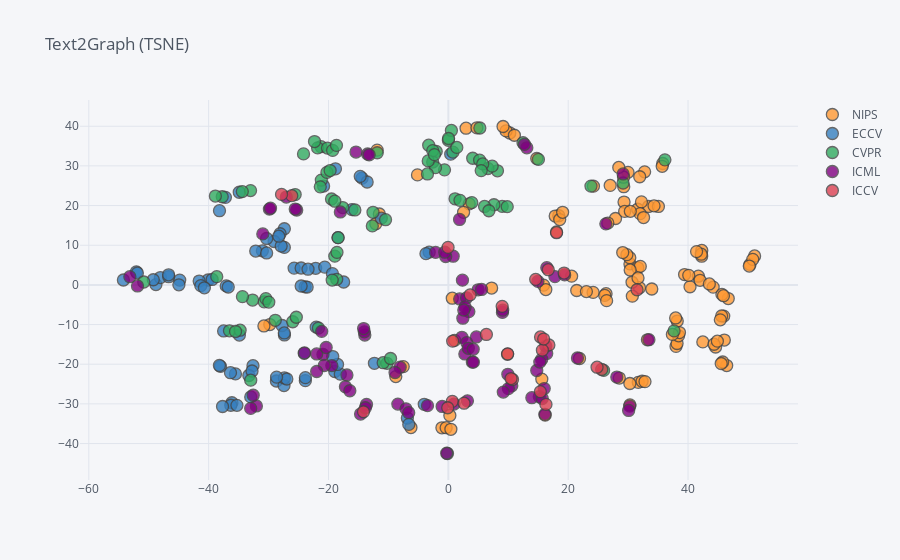

Notebook source saved alongside this figure:
### Markdown cell above
## Visualizing Embeddings of Single Modalities

### Code cell
### Text2Graph
emb,meta=load_emb_data('t2g')
visualize(emb,meta,method='TSNE',dim=2, n_iter=500, title='Text2Graph (TSNE)')

### Figure 1 — Plotly figure (JSON) as saved in the notebook; plotly's stock layout.template omitted (floating-point values rounded to 4 significant figures)
{"data": [{"marker": {"color": "rgba(255, 153, 51, 1.0)", "line": {"width": 1.3}, "opacity": 0.8, "size": 12, "symbol": "circle"}, "mode": "markers", "name": "NIPS", "text": ["Visualizing the Loss Landscape of Neural Nets", "PointCNN", "L4: Practical loss-based stepsize adaptation for deep learning", "Multimodal Generative Models for Scalable Weakly-Supervised Learning", "Neural Voice Cloning with a Few Samples", "The Description Length of Deep Learning models", "Deep Defense: Training DNNs with Improved Adversarial Robustness", "Adversarial Logit Pairing", "Realistic Evaluation of Deep Semi-Supervised Learning Algorithms", "DVAE#: Discrete Variational Autoencoders with Relaxed Boltzmann Priors", "BourGAN: Generative Networks with Metric Embeddings", "Bilinear Attention Networks", "Breaking the Activation Function Bottleneck through Adaptive Parameterization", "Hyperbolic Neural Networks", "Learning towards Minimum Hyperspherical Energy", "Generalizing to Unseen Domains via Adversarial Data Augmentation", "On GANs and GMMs", "Assessing Generative Models via Precision and Recall", "Relational recurrent neural networks", "Unsupervised Attention-guided Image-to-Image Translation", "Speaker-Follower Models for Vision-and-Language Navigation", "ATOMO: Communication-efficient Learning via Atomic Sparsification", "Generative Neural Machine Translation", "Banach Wasserstein GAN", "Neural Code Comprehension: A Learnable Representation of Code Semantics", "3D Steerable CNNs: Learning Rotationally Equivariant Features in Volumetric Data", "Discovery of Latent 3D Keypoints via End-to-end Geometric Reasoning", "An intriguing failing of convolutional neural networks and the CoordConv solution", "Latent Alignment and Variational Attention", "Neural Arithmetic Logic Units", "Adaptive Skip Intervals: Temporal Abstraction for Recurrent Dynamical Models", "Video-to-Video Synthesis", "Generalisation in humans and deep neural networks", "A Unified Feature Disentangler for Multi-Domain Image Translation and Manipulation", "Neural Guided Constraint Logic Programming for Program Synthesis", "Deep Subspace Clustering Networks", "Dilated Recurrent Neural Networks", "Structured Embedding Models for Grouped Data", "Best of Both Worlds: Transferring Knowledge from Discriminative Learning to a Generative Visual Dialog Model", "Learning a Multi-View Stereo Machine", "Universal Style Transfer via Feature Transforms", "f-GANs in an Information Geometric Nutshell", "Toward Multimodal Image-to-Image Translation", "One-Sided Unsupervised Domain Mapping", "Deep Mean-Shift Priors for Image Restoration", "SchNet: A continuous-filter convolutional neural network for modeling quantum interactions", "Inductive Representation Learning on Large Graphs", "Mean teachers are better role models: Weight-averaged consistency targets improve semi-supervised deep learning results", "TernGrad: Ternary Gradients to Reduce Communication in Distributed Deep Learning", "NeuralFDR: Learning Discovery Thresholds from Hypothesis Features", "Learning Multiple Tasks with Multilinear Relationship Networks", "Train longer, generalize better: closing the generalization gap in large batch training of neural networks", "The Numerics of GANs", "Stabilizing Training of Generative Adversarial Networks through Regularization", "Training Deep Networks without Learning Rates Through Coin Betting", "MMD GAN: Towards Deeper Understanding of Moment Matching Network", "Few-Shot Learning Through an Information Retrieval  Lens", "Differentiable Learning of Logical Rules for Knowledge Base Reasoning", "OnACID: Online Analysis of Calcium Imaging Data in Real Time", "Fisher GAN", "Toward Goal-Driven Neural Network Models for the Rodent Whisker-Trigeminal System", "Predicting Organic Reaction Outcomes with Weisfeiler-Lehman Network", "REBAR: Low-variance, unbiased gradient estimates for discrete latent variable models", "ELF: An Extensive, Lightweight and Flexible Research Platform for Real-time Strategy Games", "Dual Discriminator Generative Adversarial Nets", "Bridging the Gap Between Value and Policy Based Reinforcement Learning", "Convolutional Gaussian Processes", "Deep Lattice Networks and Partial Monotonic Functions", "Hierarchical Attentive Recurrent Tracking", "Learning to Compose Domain-Specific Transformations for Data Augmentation", "Language Modeling with Recurrent Highway Hypernetworks", "Bayesian Compression for Deep Learning", "Streaming Sparse Gaussian Process Approximations", "Spherical convolutions and their application in molecular modelling", "Neural system identification for large populations separating what and where", "A Disentangled Recognition and Nonlinear Dynamics Model for Unsupervised Learning", "Bayesian GAN", "Geometric Matrix Completion with Recurrent Multi-Graph Neural Networks", "Diving into the shallows: a computational perspective on large-scale shallow learning", "InfoGAIL: Interpretable Imitation Learning from Visual Demonstrations", "Deep Hyperspherical Learning", "On-the-fly Operation Batching in Dynamic Computation Graphs", "Streaming Weak Submodularity: Interpreting Neural Networks on the Fly", "Prototypical Networks for Few-shot Learning", "Multi-Information Source Optimization", "Dual Path Networks", "Doubly Stochastic Variational Inference for Deep Gaussian Processes", "QMDP-Net: Deep Learning for Planning under Partial Observability", "A Unified Approach to Interpreting Model Predictions", "Context Selection for Embedding Models", "Working hard to know your neighbor's margins: Local descriptor learning loss", "Learning to Prune Deep Neural Networks via Layer-wise Optimal Brain Surgeon", "DropoutNet: Addressing Cold Start in Recommender Systems", "PointNet++: Deep Hierarchical Feature Learning on Point Sets in a Metric Space", "A-NICE-MC: Adversarial Training for MCMC", "Riemannian approach to batch normalization", "Triangle Generative Adversarial Networks", "Scalable trust-region method for deep reinforcement learning using Kronecker-factored approximation", "Hybrid Reward Architecture for Reinforcement Learning", "AdaGAN: Boosting Generative Models", "Task-based End-to-end Model Learning in Stochastic Optimization", "Gradient descent GAN optimization is locally stable", "Do Deep Neural Networks Suffer from Crowding?", "Improved Training of Wasserstein GANs", "Learning Disentangled Representations with Semi-Supervised Deep Generative Models", "Attention is All you Need", "Value Prediction Network", "Causal Effect Inference with Deep Latent-Variable Models", "Good Semi-supervised Learning That Requires a Bad GAN", "Modulating early visual processing by language", "GANs Trained by a Two Time-Scale Update Rule Converge to a Local Nash Equilibrium", "Neural Expectation Maximization", "Attend and Predict: Understanding Gene Regulation by Selective Attention on Chromatin", "Style Transfer from Non-Parallel Text by Cross-Alignment", "Real Time Image Saliency for Black Box Classifiers", "COLA: Decentralized Linear Learning", "A Simple Unified Framework for Detecting Out-of-Distribution Samples and Adversarial Attacks", "Mapping Images to Scene Graphs with Permutation-Invariant Structured Prediction", "Learning Conditioned Graph Structures for Interpretable Visual Question Answering", "Reversible Recurrent Neural Networks"], "textfont": {"color": "#4D5663"}, "type": "scatter", "x": [-7.53, 3.48, -5.152, -29.79, 37.99, -30.78, -11.52, -12.11, 2.545, 2.954, 7.222, 4.761, 33.22, 31.69, 10.26, -11.88, 9.631, 1.044, -6.242, 30.3, 46.45, -8.77, 0.2518, -1.073, -0.3677, 46.05, 46.71, 44.59, 45.78, 9.129, 35.78, 35.68, 41.71, 38.16, 42.47, 30.31, 31.89, 50.34, 45.95, 18.05, 42.29, 31.61, 9.876, 42.27, 24.21, 31.6, 18.43, 51.1, 17.83, 38.42, 20.57, 50.8, 15.89, 27.9, 33.41, 29.27, 18.58, 26.32, 42.2, 26.61, 35.05, 32.75, 0.6541, 44.19, 32.22, 28.53, 31.93, 34.32, 30.7, 29.98, 33.95, 38.57, 21.89, 29.23, 39.42, 40.33, 32.0, 38.2, 30.65, 11.02, 41.42, 14.76, 28.44, 44.34, 26.1, 29.32, 30.28, 26.41, 42.0, 50.22, 32.33, 32.03, 29.79, 29.1, 19.07, 30.29, 24.15, 16.27, 32.81, 21.42, 45.61, 15.59, 29.42, 23.03, 40.11, 30.34, 16.15, 27.0, 37.38, 43.55, 30.36, 31.65, 44.89, 37.93, 45.66, 0.4229, 32.57, 45.91, 45.53, 45.38], "y": [-20.6, 20.42, 27.73, -9.995, -15.5, -10.35, 17.87, 15.43, 18.3, 39.51, -0.8019, 39.6, -13.85, -24.58, 38.28, 33.97, 38.82, -13.99, -35.96, -30.24, -20.34, -23.12, -32.91, -36.03, -36.01, -13.91, -3.446, -15.66, -19.45, 39.93, 30.6, 29.88, 2.193, -14.78, -14.38, 5.283, -0.7108, 5.165, -7.864, 13.35, 8.689, 4.301, -17.48, 7.226, 24.88, 19.07, 17.43, 7.288, 17.35, -12.84, 2.197, 6.435, -0.05712, 16.74, 19.76, 24.75, 16.47, -2.22, 7.737, 15.59, 19.77, 28.5, -3.361, -0.5641, 20.92, -23.49, 27.26, 19.93, -2.837, 28.37, -1.044, -12.02, -18.56, 27.15, 2.601, -0.4652, 17.96, -9.119, 0.6681, 37.72, 8.396, 31.86, 29.61, -14.96, -2.651, 20.88, 6.835, -3.97, 1.159, 4.752, -24.29, 4.659, 7.617, 8.148, 18.3, -24.86, -1.892, -1.177, -24.39, -1.418, -7.833, -23.76, 18.53, -1.691, 2.402, 3.769, -32.84, 25.08, -12.48, 0.234, 18.54, 1.758, -14.19, -8.338, -2.404, -36.41, 16.98, -2.724, -19.81, -8.813]}, {"marker": {"color": "rgba(55, 128, 191, 1.0)", "line": {"width": 1.3}, "opacity": 0.8, "size": 12, "symbol": "circle"}, "mode": "markers", "name": "ECCV", "text": ["Improving Shape Deformation in Unsupervised Image-to-Image Translation", "Pairwise Confusion for Fine-Grained Visual Classification", "GANimation: Anatomically-aware Facial Animation from a Single Image", "Deep Expander Networks: Efficient Deep Networks from Graph Theory", "3DMV: Joint 3D-Multi-View Prediction for 3D Semantic Scene Segmentation", "Learning Category-Specific Mesh Reconstruction from Image Collections", "Zero-Shot Object Detection", "A Style-Aware Content Loss for Real-time HD Style Transfer", "Piggyback: Adapting a Single Network to Multiple Tasks by Learning to Mask Weights", "Semi-supervised Adversarial Learning to Generate Photorealistic Face Images of New Identities from 3D Morphable Model", "Simple Baselines for Human Pose Estimation and Tracking", "Toward Characteristic-Preserving Image-based Virtual Try-On Network", "Acquisition of Localization Confidence for Accurate Object Detection", "Conditional Image-Text Embedding Networks", "SketchyScene: Richly-Annotated Scene Sketches", "Progressive Neural Architecture Search", "Image Manipulation with Perceptual Discriminators", "Unsupervised holistic image generation from key local patches", "LQ-Nets: Learned Quantization for Highly Accurate and Compact Deep Neural Networks", "Is Robustness the Cost of Accuracy? -- A Comprehensive Study on the Robustness of 18 Deep Image Classification Models", "Dynamic Multimodal Instance Segmentation Guided by Natural Language Queries", "Dynamic Conditional Networks for Few-Shot Learning", "Recovering 3D Planes from a Single Image via Convolutional Neural Networks", "Learning Single-View 3D Reconstruction with Limited Pose Supervision", "Image Inpainting for Irregular Holes Using Partial Convolutions", "Unsupervised Geometry-Aware Representation for 3D Human Pose Estimation", "PSANet: Point-wise Spatial Attention Network for Scene Parsing", "Predicting Gaze in Egocentric Video by Learning Task-dependent Attention Transition", "Coloring with Words: Guiding Image Colorization Through Text-based Palette Generation", "Fighting Fake News: Image Splice Detection via Learned Self-Consistency", "HiDDeN: Hiding Data with Deep Networks", "Multi-scale Residual Network for Image Super-Resolution", "Adaptive Affinity Fields for Semantic Segmentation", "Statistically-motivated Second-order Pooling", "Stacked Cross Attention for Image-Text Matching", "Open Set Domain Adaptation by Backpropagation", "DeepVS: A Deep Learning Based Video Saliency Prediction Approach", "Encoder-Decoder with Atrous Separable Convolution for Semantic Image Segmentation", "Estimating the Success of Unsupervised Image to Image Translation", "Single Shot Scene Text Retrieval", "Learning Type-Aware Embeddings for Fashion Compatibility", "Learning Visual Question Answering by Bootstrapping Hard Attention", "Deep Clustering for Unsupervised Learning of Visual Features", "Joint Person Segmentation and Identification in Synchronized First- and Third-person Videos", "ECO: Efficient Convolutional Network for Online Video Understanding", "Diverse and Coherent Paragraph Generation from Images", "MultiPoseNet: Fast Multi-Person Pose Estimation using Pose Residual Network", "ShapeStacks: Learning Vision-Based Physical Intuition for Generalised Object Stacking", "Towards Realistic Predictors", "Choose Your Neuron: Incorporating Domain Knowledge through Neuron-Importance", "Learning to Separate Object Sounds by Watching Unlabeled Video", "ESPNet: Efficient Spatial Pyramid of Dilated Convolutions for Semantic Segmentation", "Visual Coreference Resolution in Visual Dialog using Neural Module Networks", "License Plate Detection and Recognition in Unconstrained Scenarios", "Deep High Dynamic Range Imaging with Large Foreground Motions", "Multi-view to Novel view: Synthesizing novel views with Self-Learned Confidence", "Layer-structured 3D Scene Inference via View Synthesis", "3D-CODED: 3D Correspondences by Deep Deformation", "HybridNet: Classification and Reconstruction Cooperation for Semi-Supervised Learning", "Learning Dynamic Memory Networks for Object Tracking", "Interpretable Intuitive Physics Model", "Gray-box Adversarial Training", "Depth-aware CNN for RGB-D Segmentation", "Learning Efficient Single-stage Pedestrian Detectors by Asymptotic Localization Fitting", "A Modulation Module for Multi-task Learning with Applications in Image Retrieval", "Single Image Water Hazard Detection using FCN with Reflection Attention Units", "Integral Human Pose Regression", "Recurrent Squeeze-and-Excitation Context Aggregation Net for Single Image Deraining", "Quaternion Convolutional Neural Networks", "Mutual Learning to Adapt for Joint Human Parsing and Pose Estimation", "Pose Partition Networks for Multi-Person Pose Estimation", "Video Re-localization", "Joint 3D Face Reconstruction and Dense Alignment with Position Map Regression Network", "MVSNet: Depth Inference for Unstructured Multi-view Stereo", "Audio-Visual Event Localization in Unconstrained Videos", "Macro-Micro Adversarial Network for Human Parsing", "SpiderCNN: Deep Learning on Point Sets with Parameterized Convolutional Filters", "PlaneMatch: Patch Coplanarity Prediction for Robust RGB-D Reconstruction", "Factorizable Net: An Efficient Subgraph-based Framework for Scene Graph Generation", "Group Normalization", "Learning to Navigate for Fine-grained Classification", "Partial Adversarial Domain Adaptation", "Distractor-aware Siamese Networks for Visual Object Tracking", "Improving Generalization via  Scalable Neighborhood Component Analysis", "Saliency Detection in 360° Videos"], "textfont": {"color": "#4D5663"}, "type": "scatter", "x": [-31.04, -22.14, -23.9, -38.02, -23.87, -23.56, -32.14, -18.41, -20.62, -16.09, -32.6, -19.35, -24.05, -3.204, -27.37, -14.4, -48.8, -27.37, -11.2, -40.1, -28.69, -6.841, -18.84, -38.19, -34.87, -12.34, -36.12, -44.83, -54.22, -25.74, -22.05, -24.57, -52.07, -28.08, -17.47, -38.2, -39.41, -48.05, -23.42, -49.24, -27.43, -27.36, -36.3, -18.95, -44.96, -26.95, -18.03, -20.82, -46.67, -41.58, -35.53, -27.35, -29.07, -46.68, -4.022, -27.9, -28.29, -27.74, -41.3, -34.89, -28.66, -37.06, -18.49, -13.55, -30.32, -37.2, -36.35, -37.68, 0.3978, -32.97, -33.29, -30.32, -40.71, -32.76, -51.89, -27.37, -3.734, -36.73, -24.56, -14.7, -35.28, -19.29, -6.597, -37.5, -23.85], "y": [8.586, 4.186, -0.4857, -20.55, -24.14, -0.5476, 8.533, 11.93, 4.478, 18.99, -20.37, 2.836, -17.25, 8.25, 14.15, 26.92, 0.07494, 9.452, 16.83, 1.227, -24.23, -33.58, 29.26, 18.71, -12.64, -19.76, -29.72, 1.2, 1.237, 4.229, -10.66, 4.257, 3.288, 12.89, 0.7252, -20.31, 1.363, 1.852, 3.953, 1.297, -25.39, -23.46, -30.35, -21.84, 0.01634, -23.73, -22.5, 24.92, 2.058, 0.971, -22.44, -12.63, 10.94, 2.543, -30.11, 9.792, 12.28, -10.24, -0.1916, 23.35, -23.26, -0.2549, -20.06, 25.93, 8.048, 22.06, -22.14, -30.66, 32.96, -28.24, -22.85, 11.7, -0.7318, -21.71, 2.993, -12.11, 7.871, -0.5401, -0.2831, 27.36, -30.37, -18.07, -35.17, -11.62, -23.39]}, {"marker": {"color": "rgba(50, 171, 96, 1.0)", "line": {"width": 1.3}, "opacity": 0.8, "size": 12, "symbol": "circle"}, "mode": "markers", "name": "CVPR", "text": ["An Improved Deep Learning Architecture for Person Re-Identification", "SST: Single-Stream Temporal Action Proposals", "One-Shot Video Object Segmentation", "Neural Sign Language Translation", "Annotating Object Instances With a Polygon-RNN", "Pyramid Stereo Matching Network", "AON: Towards Arbitrarily-Oriented Text Recognition", "LiDAR-Video Driving Dataset: Learning Driving Policies Effectively", "VidLoc: A Deep Spatio-Temporal Model for 6-DoF Video-Clip Relocalization", "Large Scale Fine-Grained Categorization and Domain-Specific Transfer Learning", "Learning to Evaluate Image Captioning", "ScanComplete: Large-Scale Scene Completion and Semantic Segmentation for 3D Scans", "Supervision-by-Registration: An Unsupervised Approach to Improve the Precision of Facial Landmark Detectors", "GraphBit: Bitwise Interaction Mining via Deep Reinforcement Learning", "Who Let the Dogs Out? Modeling Dog Behavior From Visual Data", "Robust Physical-World Attacks on Deep Learning Visual Classification", "A Point Set Generation Network for 3D Object Reconstruction From a Single Image", "End-to-End Learning of Motion Representation for Video Understanding", "Deep Pyramidal Residual Networks", "Deep Residual Learning for Image Recognition", "Deeply Supervised Salient Object Detection With Short Connections", "DeepMVS: Learning Multi-View Stereopsis", "Densely Connected Convolutional Networks", "Learning Deep Representation for Imbalanced Classification", "Fast and Accurate Single Image Super-Resolution via Information Distillation Network", "LiteFlowNet: A Lightweight Convolutional Neural Network for Optical Flow Estimation", "Deep 360 Pilot: Learning a Deep Agent for Piloting Through 360deg Sports Videos", "FC4: Fully Convolutional Color Constancy With Confidence-Weighted Pooling", "Image Specificity", "Perturbative Neural Networks", "End-to-End Recovery of Human Shape and Pose", "Convolutional Neural Networks for No-Reference Image Quality Assessment", "Deeply-Recursive Convolutional Network for Image Super-Resolution", "Stochastic Downsampling for Cost-Adjustable Inference and Improved Regularization in Convolutional Networks", "Deep Laplacian Pyramid Networks for Fast and Accurate Super-Resolution", "TI-Pooling: Transformation-Invariant Pooling for Feature Learning in Convolutional Neural Networks", "Recurrent Convolutional Neural Network for Object Recognition", "Deep Marching Cubes: Learning Explicit Surface Representations", "ST-GAN: Spatial Transformer Generative Adversarial Networks for Image Compositing", "Decoupled Networks", "PlaneNet: Piece-Wise Planar Reconstruction From a Single RGB Image", "Predicting Salient Face in Multiple-Face Videos", "Recognizing Human Actions as the Evolution of Pose Estimation Maps", "Towards Faster Training of Global Covariance Pooling Networks by Iterative Matrix Square Root Normalization", "Fully Convolutional Networks for Semantic Segmentation", "Cross-Stitch Networks for Multi-Task Learning", "Beyond the Pixel-Wise Loss for Topology-Aware Delineation", "3D Bounding Box Estimation Using Deep Learning and Geometry", "Learning Dual Convolutional Neural Networks for Low-Level Vision", "Jointly Optimize Data Augmentation and Network Training: Adversarial Data Augmentation in Human Pose Estimation", "Learning Latent Super-Events to Detect Multiple Activities in Videos", "Learning Pose Specific Representations by Predicting Different Views", "Frustum PointNets for 3D Object Detection From RGB-D Data", "GeoNet: Geometric Neural Network for Joint Depth and Surface Normal Estimation", "Semi-Parametric Image Synthesis", "End-To-End Instance Segmentation With Recurrent Attention", "Adversarially Learned One-Class Classifier for Novelty Detection", "Pixels, Voxels, and Views: A Study of Shape Representations for Single View 3D Object Shape Prediction", "Actor and Observer: Joint Modeling of First and Third-Person Videos", "VITAL: VIsual Tracking via Adversarial Learning", "Pix3D: Dataset and Methods for Single-Image 3D Shape Modeling", "Multiple Instance Detection Network With Online Instance Classifier Refinement", "Real-Time Seamless Single Shot 6D Object Pose Prediction", "Lifting From the Deep: Convolutional 3D Pose Estimation From a Single Image", "Learning to Adapt Structured Output Space for Semantic Segmentation", "Learning Shape Abstractions by Assembling Volumetric Primitives", "Learning Superpixels With Segmentation-Aware Affinity Loss", "Show and Tell: A Neural Image Caption Generator", "Adversarial Feature Augmentation for Unsupervised Domain Adaptation", "High-Resolution Image Synthesis and Semantic Manipulation With Conditional GANs", "Learning a Discriminative Filter Bank Within a CNN for Fine-Grained Recognition", "Min-Entropy Latent Model for Weakly Supervised Object Detection", "Rethinking Feature Distribution for Loss Functions in Image Classification", "Dense Human Body Correspondences Using Convolutional Networks", "Gibson Env: Real-World Perception for Embodied Agents", "AttnGAN: Fine-Grained Text to Image Generation With Attentional Generative Adversarial Networks", "Object Contour Detection With a Fully Convolutional Encoder-Decoder Network", "Robust Classification With Convolutional Prototype Learning", "GeoNet: Unsupervised Learning of Dense Depth, Optical Flow and Camera Pose", "Generative Image Inpainting With Contextual Attention", "Video Paragraph Captioning Using Hierarchical Recurrent Neural Networks", "Adversarial Complementary Learning for Weakly Supervised Object Localization", "Densely Connected Pyramid Dehazing Network", "Residual Dense Network for Image Super-Resolution", "Visual Translation Embedding Network for Visual Relation Detection"], "textfont": {"color": "#4D5663"}, "type": "scatter", "x": [15.03, -10.24, 29.16, -2.027, -0.6396, -25.97, -18.39, -12.68, 8.197, -21.24, -33.01, -21.81, -36.53, -20.17, -18.63, 6.601, 7.309, -19.31, -0.1477, -22.33, 4.068, -34.75, -18.67, -21.69, 0.008453, -25.37, 5.219, 5.253, -19.5, -24.17, -11.87, 8.979, -21.2, 0.5054, -34.38, -3.276, 9.822, -35.51, -2.609, 0.0382, -2.603, 5.734, -38.65, -2.147, 23.8, -50.82, -30.73, -20.26, -21.37, -30.45, -10.88, -18.95, -19.73, 5.483, -37.73, 25.91, -12.57, -10.48, -19.38, -38.87, -25.56, 37.66, -32.67, 12.46, -34.35, -32.98, -28.88, 36.14, 7.608, 6.048, -9.645, -18.59, -3.359, 6.763, 1.121, -3.485, 3.912, 0.7617, -17.64, -2.322, 1.409, -29.96, -15.6, 1.942, -18.95], "y": [31.64, -19.78, 25.69, 33.65, 29.0, -9.289, 11.9, 14.87, 28.75, 34.84, 23.77, 34.53, -11.57, 34.49, 1.405, 29.33, 29.93, 33.91, -42.51, 36.13, 31.93, -11.43, 35.17, -10.87, 36.44, -8.166, 31.45, 39.55, 21.66, 33.02, 33.32, 19.79, 26.41, 38.94, 23.52, 35.22, 19.72, -11.75, 30.97, 36.91, 33.85, 30.5, 2.069, 29.55, 24.9, 0.7308, -4.28, 28.36, 24.71, -3.469, -19.62, 7.241, 28.82, 28.81, 22.22, -21.56, 18.29, 16.43, 1.211, 22.4, 22.78, -11.6, -3.819, 35.84, -2.965, -24.02, -8.935, 31.52, 20.21, 19.78, -18.57, 8.202, 31.26, 18.69, 21.7, 27.97, 20.74, 33.47, 19.5, 32.83, 34.65, -4.34, 18.9, 21.31, 21.1]}, {"marker": {"color": "rgba(128, 0, 128, 1.0)", "line": {"width": 1.3}, "opacity": 0.8, "size": 12, "symbol": "circle"}, "mode": "markers", "name": "ICML", "text": ["OptNet: Differentiable Optimization as a Layer in Neural Networks", "Input Convex Neural Networks", "Differentially Private Database Release via Kernel Mean Embeddings", "Optimizing the Latent Space of Generative Networks", "NetGAN: Generating Graphs via Random Walks", "Compressed Sensing using Generative Models", "Predict and Constrain: Modeling Cardinality in Deep Structured Prediction", "Path-Level Network Transformation for Efficient Architecture Search", "Adversarial Learning with Local Coordinate Coding", "Adversarial Time-to-Event Modeling", "Learning K-way D-dimensional Discrete Codes for Compact Embedding Representations", "DRACO: Byzantine-resilient Distributed Training via Redundant Gradients", "AdaNet: Adaptive Structural Learning of Artificial Neural Networks", "Inference Suboptimality in Variational Autoencoders", "Stochastic Generative Hashing", "Adversarial Attack on Graph Structured Data", "Language Modeling with Gated Convolutional Networks", "Stochastic Video Generation with a Learned Prior", "Dance Dance Convolution", "Model-Agnostic Meta-Learning for Fast Adaptation of Deep Networks", "Input Switched Affine Networks: An RNN Architecture Designed for Interpretability", "Bilevel Programming for Hyperparameter Optimization and Meta-Learning", "Convolutional Sequence to Sequence Learning", "Visualizing and Understanding Atari Agents", "On Calibration of Modern Neural Networks", "DeepBach: a Steerable Model for Bach Chorales Generation", "Learning unknown ODE models with Gaussian processes", "Toward Controlled Generation of Text", "Neural Autoregressive Flows", "Decoupled Parallel Backpropagation with Convergence Guarantee", "Attention-based Deep Multiple Instance Learning", "Black-box Adversarial Attacks with Limited Queries and Information", "Decoupled Neural Interfaces using Synthetic Gradients", "Efficient end-to-end learning for quantizable representations", "Composite Functional Gradient Learning of Generative  Adversarial Models", "Video Pixel Networks", "Efficient Neural Audio Synthesis", "Learning to Discover Cross-Domain Relations with Generative Adversarial Networks", "SplitNet: Learning to Semantically Split Deep Networks for Parameter Reduction and Model Parallelization", "Disentangling by Factorising", "Neural Relational Inference for Interacting Systems", "Grammar Variational Autoencoder", "Deep Spectral Clustering Learning", "Hierarchical Imitation and Reinforcement Learning", "Confident Multiple Choice Learning", "Gated Path Planning Networks", "Noise2Noise: Learning Image Restoration without Clean Data", "Dropout Inference in Bayesian Neural Networks with Alpha-divergences", "Explicit Inductive Bias for Transfer Learning with Convolutional Networks", "Towards Binary-Valued Gates for Robust LSTM Training", "Zero-Inflated Exponential Family Embeddings", "Dimensionality-Driven Learning with Noisy Labels", "Adversarial Variational Bayes: Unifying Variational Autoencoders and Generative Adversarial Networks", "Device Placement Optimization with Reinforcement Learning", "SparseMAP: Differentiable Sparse Structured Inference", "A Theoretical Explanation for Perplexing Behaviors of Backpropagation-based Visualizations", "The Statistical Recurrent Unit", "Efficient Neural Architecture Search via Parameters Sharing", "Robust Adversarial Reinforcement Learning", "Neural Episodic Control", "Online and Linear-Time Attention by Enforcing Monotonic Alignments", "Learning to Reweight Examples for Robust Deep Learning", "Deep One-Class Classification", "First Order Generative Adversarial Networks", "Finding Influential Training Samples for Gradient Boosted Decision Trees", "A Spectral Approach to Gradient Estimation for Implicit Distributions", "Bottleneck Conditional Density Estimation", "The Predictron:  End-To-End Learning and Planning", "Accelerating Natural Gradient with Higher-Order Invariance", "Exploiting the Potential of Standard Convolutional Autoencoders for Image Restoration by Evolutionary Search", "Neural Program Synthesis from Diverse Demonstration Videos", "Differentiable Compositional Kernel Learning for Gaussian Processes", "Axiomatic Attribution for Deep Networks", "Black Box FDR", "Learning Longer-term Dependencies in RNNs with Auxiliary Losses", "The Mirage of Action-Dependent Baselines in Reinforcement Learning", "Learning to Generate Long-term Future via Hierarchical Prediction", "PredRNN++: Towards A Resolution of the Deep-in-Time Dilemma in Spatiotemporal Predictive Learning", "Style Tokens: Unsupervised Style Modeling, Control and Transfer in End-to-End Speech Synthesis", "Transfer Learning via Learning to Transfer", "Hierarchical Long-term Video Prediction without Supervision", "Variance Regularized Counterfactual Risk Minimization via Variational Divergence Minimization", "Deep k-Means: Re-Training and Parameter Sharing with Harder Cluster Assignments for Compressing Deep Convolutions", "Learning Semantic Representations for Unsupervised Domain Adaptation", "Improved Variational Autoencoders for Text Modeling using Dilated Convolutions", "Mean Field Multi-Agent Reinforcement Learning", "Combined Group and Exclusive Sparsity for Deep Neural Networks", "GraphRNN: Generating Realistic Graphs with Deep Auto-regressive Models", "Continual Learning Through Synaptic Intelligence", "Adversarial Feature Matching for Text Generation", "Convexified Convolutional Neural Networks", "Noisy Natural Gradient as Variational Inference", "Recurrent Highway Networks"], "textfont": {"color": "#4D5663"}, "type": "scatter", "x": [2.753, 15.18, -13.94, -20.92, -24.01, 1.889, -30.96, -8.039, -21.97, -27.04, 21.55, 2.26, 13.09, -14.02, 16.41, 30.27, 15.58, -3.48, 3.044, 13.93, 3.421, 10.58, 15.66, 3.079, 4.968, 0.9391, 4.679, -13.66, -14.14, -19.44, -14.64, -13.47, 33.47, -15.41, 0.8053, 4.007, -51.87, 16.43, 29.17, -16.92, -32.03, -21.13, -25.3, 2.423, 17.78, -20.69, -2.131, 9.03, -29.86, -1.035, 2.798, 5.547, 14.95, 4.172, -17.18, 3.327, 9.073, -16.44, 28.11, 2.579, 16.12, -32.98, -8.893, -13.21, -25.55, 10.02, 26.28, 16.26, -0.444, -53.15, 9.169, -18.02, 14.75, -8.425, 30.09, -7.067, 9.93, 4.143, -0.5921, -29.68, -13.84, -32.56, -0.2747, 1.873, 3.186, -20.39, 12.69, -6.614, 15.26, 19.41, 2.353, -21.97, 16.0], "y": [-17.42, -28.16, -12.65, -17.55, -17.14, -3.549, 12.85, -20.77, -17.42, 22.14, -18.43, -13.22, 34.56, -11.84, -17.28, -30.56, -18.76, -30.44, -3.267, -28.44, -6.739, -25.45, -28.65, -14.55, -1.24, -30.05, -13.13, -30.14, -11.01, -20.35, -32.57, 33.0, -13.82, 33.49, 7.228, -19.47, -0.2754, 4.343, 27.96, -22.72, -30.52, -11.72, 18.87, -8.403, 2.087, -20.32, 8.191, -6.937, 19.11, -30.64, -5.553, -1.152, 0.8724, -19.48, -25.68, -15.99, -6.361, -26.69, -23.23, -6.335, -32.63, -31.13, -22.09, 32.8, 19.12, -26.15, 15.38, -15.43, 7.156, 2.067, -27.03, 18.38, -21.59, -30.05, -31.65, -31.25, -22.54, -16.23, 8.237, 19.33, -30.98, -27.82, -42.44, 16.49, -29.24, -15.78, 35.45, -32.23, -19.46, 2.515, 1.195, -21.83, -26.14]}, {"marker": {"color": "rgba(219, 64, 82, 1.0)", "line": {"width": 1.3}, "opacity": 0.8, "size": 12, "symbol": "circle"}, "mode": "markers", "name": "ICCV", "text": ["VQA: Visual Question Answering", "Convolutional Color Constancy", "Deep TextSpotter: An End-To-End Trainable Scene Text Localization and Recognition Framework", "SubUNets: End-To-End Hand Shape and Continuous Sign Language Recognition", "Deep Adaptive Image Clustering", "Photographic Image Synthesis With Cascaded Refinement Networks", "Deformable Convolutional Networks", "Attributes2Classname: A Discriminative Model for Attribute-Based Unsupervised Zero-Shot Learning", "RPAN: An End-To-End Recurrent Pose-Attention Network for Action Recognition in Videos", "Associative Domain Adaptation", "Mask R-CNN", "Wavelet-SRNet: A Wavelet-Based CNN for Multi-Scale Face Super Resolution", "PoseNet: A Convolutional Network for Real-Time 6-DOF Camera Relocalization", "Escape From Cells: Deep Kd-Networks for the Recognition of 3D Point Cloud Models", "Introspective Neural Networks for Generative Modeling", "Learning Efficient Convolutional Networks Through Network Slimming", "No Fuss Distance Metric Learning Using Proxies", "GANs for Biological Image Synthesis", "Following Gaze in Video", "EnhanceNet: Single Image Super-Resolution Through Automated Texture Synthesis", "Hide-And-Seek: Forcing a Network to Be Meticulous for Weakly-Supervised Object and Action Localization", "Face Flow", "MemNet: A Persistent Memory Network for Image Restoration", "Unsupervised Learning of Object Landmarks by Factorized Spatial Embeddings", "Unsupervised Adaptation for Deep Stereo", "Learning Blind Motion Deblurring", "Unlabeled Samples Generated by GAN Improve the Person Re-Identification Baseline in Vitro"], "textfont": {"color": "#4D5663"}, "type": "scatter", "x": [15.39, -26.13, 10.7, 16.29, 25.59, -0.04965, 8.981, 16.78, 9.899, 15.36, 10.46, 0.6643, -27.83, 2.623, 14.58, -14.16, -0.1088, 16.67, 0.7223, 6.348, 18.06, 15.69, 3.64, 24.82, 31.48, 15.9, 19.32], "y": [-13.12, 22.49, -23.87, -30.13, -21.32, 9.451, -5.416, -15.15, -17.39, -26.92, -23.61, -29.36, 22.81, -29.82, 1.395, -31.98, -30.98, 3.831, -14.17, -12.5, 13.15, -16.45, -2.507, -20.75, -1.222, -13.66, 2.984]}], "layout": {"legend": {"bgcolor": "#F5F6F9", "font": {"color": "#4D5663"}}, "paper_bgcolor": "#F5F6F9", "plot_bgcolor": "#F5F6F9", "title": {"font": {"color": "#4D5663"}, "text": "Text2Graph (TSNE)"}, "xaxis": {"gridcolor": "#E1E5ED", "showgrid": true, "tickfont": {"color": "#4D5663"}, "title": {"font": {"color": "#4D5663"}, "text": ""}, "zerolinecolor": "#E1E5ED"}, "yaxis": {"gridcolor": "#E1E5ED", "showgrid": true, "tickfont": {"color": "#4D5663"}, "title": {"font": {"color": "#4D5663"}, "text": ""}, "zerolinecolor": "#E1E5ED"}}}
